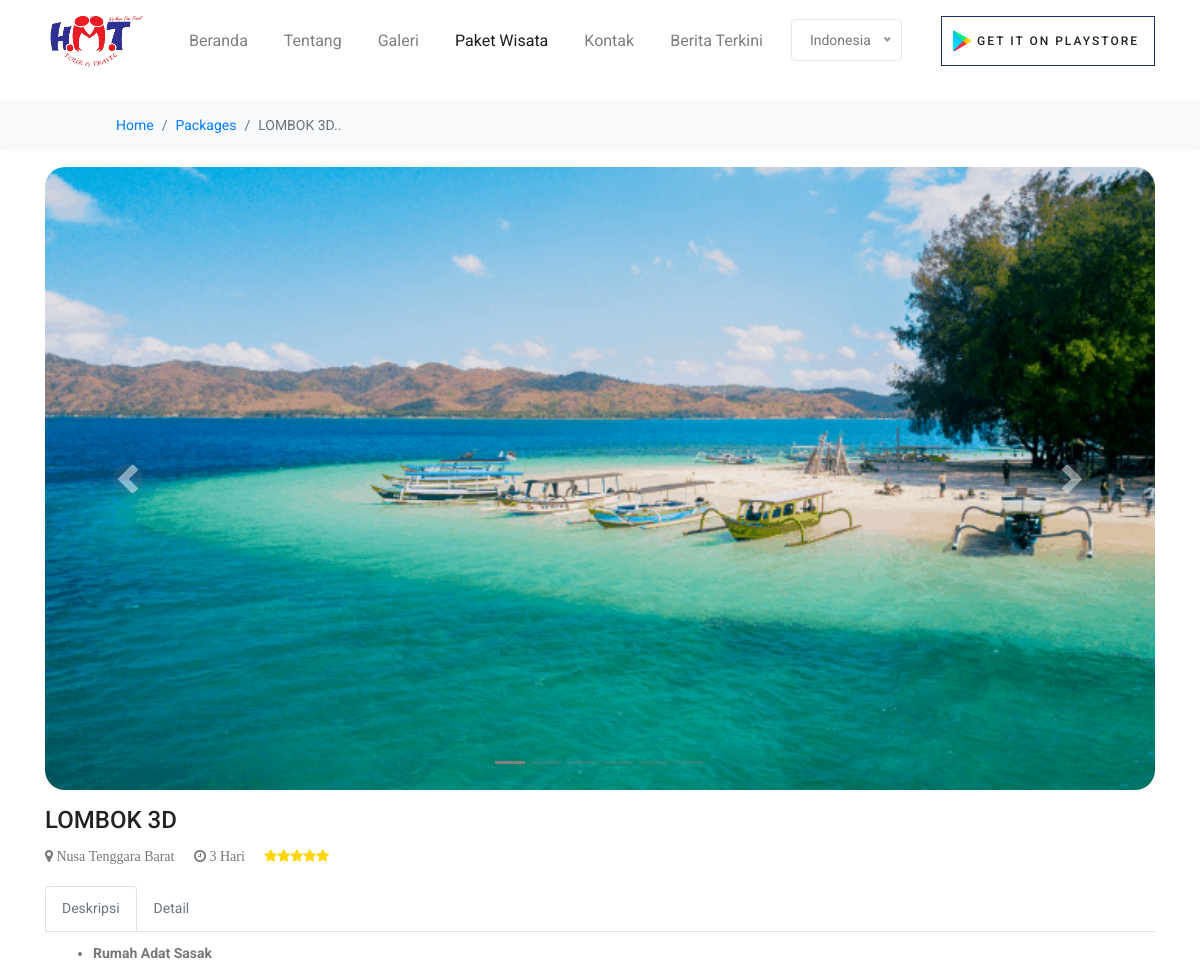
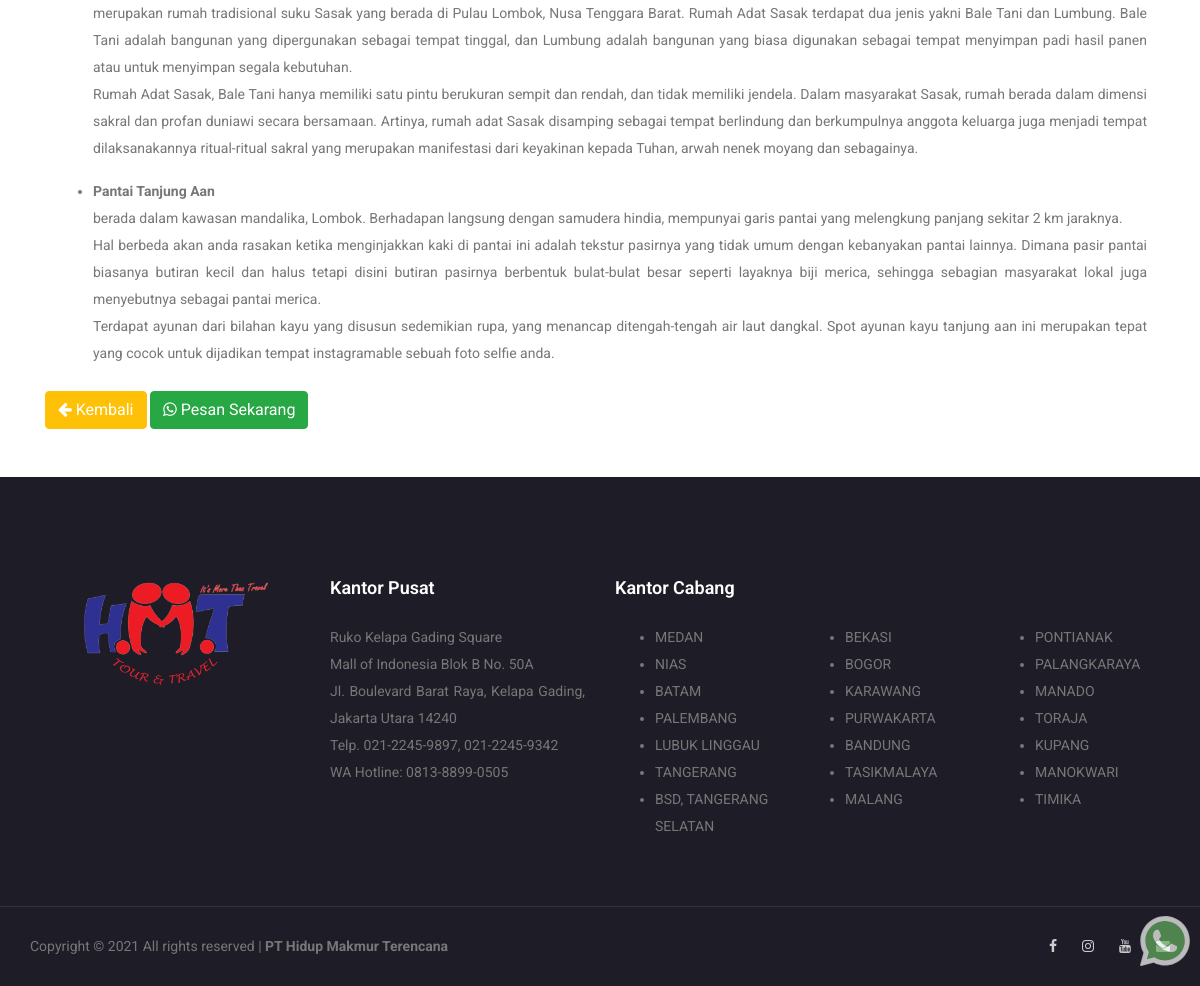
The app's page /package-detail.php?lang=id&id=5 with its own data (2 pictures, top to bottom).
### tables this page shows
CREATE TABLE `paket` (
  `id` int(11) NOT NULL,
  `nama_paket` varchar(255) DEFAULT NULL,
  `kota` varchar(255) DEFAULT NULL,
  `waktu` varchar(255) DEFAULT NULL,
  `deskripsi_id` longtext DEFAULT NULL,
  `detail_id` longtext DEFAULT NULL,
  `img1` varchar(255) DEFAULT NULL,
  `img2` varchar(255) DEFAULT NULL,
  `img3` varchar(255) DEFAULT NULL,
  `tipe_paket` varchar(255) DEFAULT NULL,
  `stars` varchar(255) DEFAULT NULL,
  `img4` varchar(255) DEFAULT NULL,
  `img5` varchar(255) DEFAULT NULL,
  `img6` varchar(255) DEFAULT NULL,
  `deskripsi_en` longtext DEFAULT NULL,
  `detail_en` longtext DEFAULT NULL,
  `download_id` varchar(255) DEFAULT NULL,
  `download_en` varchar(255) DEFAULT NULL
);

### package-detail.php (the view, shortened to what this page needs)
<?php
    include('header.php');
    $waktu = [
        "id"	=> "Hari",
        "en"	=> "Days"
	];
	$tombol	= [
		"order"		=>[
			"id" 	=> "Pesan Sekarang",
			"en"	=> "Order Now"
        ],
        "kembali"		=>[
			"id" 	=> "Kembali",
			"en"	=> "Back"
        ]
    ];
    $deskripsi = [
        "id"	=> "Deskripsi",
        "en"	=> "Description"
    ];
    $template =[
        "id"    => "Halo%20admin.%0ATolong%20kirimkan%20info%20lengkapnya%20tentang%20paket%20",
        "en"    => "Hello%20admin.%0APlease%20more%20info%20about%20the%20package%20"
    ];
    include 'conn.php';
    $id = $_GET['id'];
    $data = mysqli_query($conn, "select * from paket where id='$id'");
    while ($d = mysqli_fetch_array($data)) {
?>
<div style="margin-top:100px;">
	<nav aria-label="breadcrumb">
	  <ol class="breadcrumb">
		<li class="breadcrumb-item breadcrumb-first"><a href="index.php">Home</a></li>
		<li class="breadcrumb-item"><a href="packages.php">Packages</a></li>
		<li class="breadcrumb-item active" aria-current="page"><?= substr($d['nama_paket'],0,20) ?>..</li>
	  </ol>
	</nav>
</div>
    <section class="container mb-3">
    <div id="carouselExampleIndicators" class="carousel slide" data-ride="carousel">
        <ol class="carousel-indicators">
            <li data-target="#carouselExampleIndicators" data-slide-to="0" class="active"></li>
            <li data-target="#carouselExampleIndicators" data-slide-to="1"></li>
            <?php if($d['img3'] != null) { ?>
                <li data-target="#carouselExampleIndicators" data-slide-to="2"></li>
            <?php } ?>
            <?php if($d['img4'] != null) { ?>
                <li data-target="#carouselExampleIndicators" data-slide-to="3"></li>
            <?php } ?>
            <?php if($d['img5'] != null) { ?>
                <li data-target="#carouselExampleIndicators" data-slide-to="4"></li>
            <?php } ?>
            <?php if($d['img6'] != null) { ?>
                <li data-target="#carouselExampleIndicators" data-slide-to="5"></li>
            <?php } ?>
        </ol>
        <div class="carousel-inner">
            <div class="carousel-item active">
                <a href="img/destination/<?= $d['img1'] ?>">
                    <img src="img/destination/<?= $d['img1'] ?>" class="d-block w-100" alt="...">
                </a>
            </div>
        </div>
        <a class="carousel-control-prev" href="#carouselExampleIndicators" role="button" data-slide="prev">
            <span class="carousel-control-prev-icon" aria-hidden="true"></span>
        </a>
        <a class="carousel-control-next" href="#carouselExampleIndicators" role="button" data-slide="next">
            <span class="carousel-control-next-icon" aria-hidden="true"></span>
        </a>
    </div>
    </section>
<div class="container mb-5">
<h3><?= $d['nama_paket'] ?> </h3>
    <div class="mb-3 mt-0">
        <span><i class="fa fa-map-marker"> <?= $d['kota'] ?></i></span>
        <span class="ml-3"><i class="fa fa-clock-o"> <?= $d['waktu'].' '.$waktu[$lang] ?></i></span>
        <span class="ml-3" style="color:gold">
        <?php
            $stars = $d['stars'];
            for($i=0 ; $i < $stars; $i++){
                echo '<i class="fa fa-star"></i>';
            }
        ?>
        </span>
    </div>
    <nav>
        <div class="nav nav-tabs" id="nav-tab" role="tablist">
            <a class="nav-link text-secondary active" id="nav-home-tab" data-toggle="tab" href="#nav-home" role="tab" aria-controls="nav-home" aria-selected="true"><?= $deskripsi[$lang] ?></a>
            <a class="nav-link text-secondary" id="nav-profile-tab" data-toggle="tab" href="#nav-profile" role="tab" aria-controls="nav-profile" aria-selected="false">Detail</a>
        </div>
    </nav>
    <div class="tab-content px-2 py-2" id="nav-tabContent">
        <div class="tab-pane fade show active" id="nav-home" role="tabpanel" aria-labelledby="nav-home-tab">
            <?= $d['deskripsi_'.$lang] ?>
        </div>
    </div>
    <a href="javascript:history.go(-1)" class="btn btn-warning text-white"><i class="fa fa-arrow-left"></i> <?= $tombol["kembali"][$lang] ?></a>
    <a href="https:wa.me/<?= $no_wa ?>?text=<?= $template[$lang] .$d['nama_paket'] ?>" target="_BLANK" class="btn btn-success"><i class="fa fa-whatsapp"></i> <?= $tombol["order"][$lang] ?></a>
</div>
<?php } ?>
<?php include('footer.php') ?>

### records on screen
paket: nama_paket "LOMBOK 3D", img1 (picture), kota "Nusa Tenggara Barat", waktu "3", stars "5" (drawn), deskripsi "Rumah Adat Sasak merupakan rumah tradisional suku Sasak yang berada di Pulau Lombok, Nusa Tenggara Barat. Rumah Adat Sasak terdapat dua jenis yakni Bale Tani dan Lumbung. Bale Tani adalah bangunan yang dipergunakan sebagai tempat tinggal, dan Lumbung adalah bangunan yang biasa digunakan sebagai tempat menyimpan padi hasil panen atau untuk menyimpan segala kebutuhan. Rumah Adat Sasak, Bale Tani hanya memiliki satu pintu berukuran sempit dan rendah, dan tidak memiliki jendela. Dalam masyarakat Sasak, rumah berada dalam dimensi sakral dan profan duniawi secara bersamaan. Artinya, rumah adat Sasak disamping sebagai tempat berlindung dan berkumpulnya anggota keluarga juga menjadi tempat…"

### other values on screen
$menu['label'] "Beranda"
$menu['label'] "Tentang"
$menu['label'] "Galeri"
$menu['label'] "Paket Wisata"
$menu['label'] "Kontak"
$menu['label'] "Berita Terkini"
$global['btnPlayStore'][$lang] "GET IT ON PLAYSTORE"
$footer["kantor"][$lang] "Kantor Pusat"
$footer["cabang"][$lang] "Kantor Cabang"
